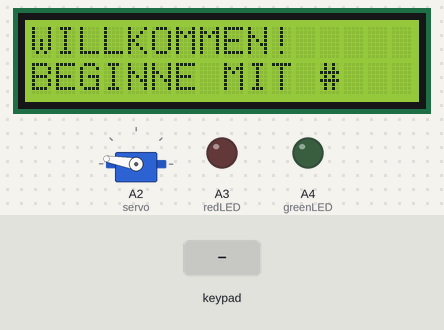
A sketch run on a simulated Arduino Uno, built with avr-gcc and run on an emulated ATmega328P. On the bench: servo, 16×2 character LCD, output pins drawn as LEDs (lit = HIGH). The test bench sets the inputs (shaded band).

Above: at 1.4 s.
1.5 s: key '#' pressed
At 3.0 s:
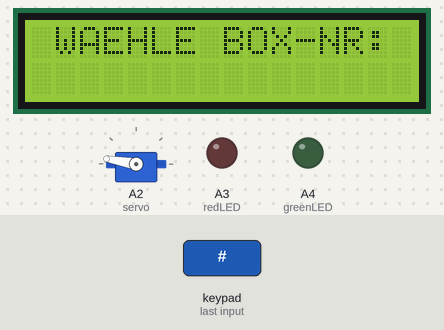
3.3 s: keypad keys 4 7 8 6 D pressed 0.4 s apart
At 6.2 s:
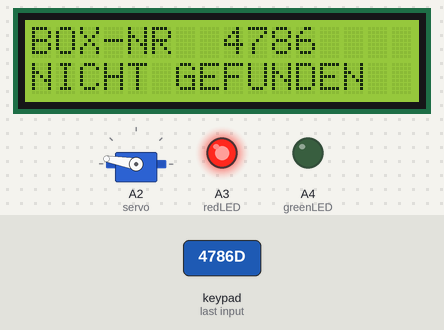
6.8 s: keypad keys 4 7 8 6 # pressed 0.4 s apart
At 9.8 s:
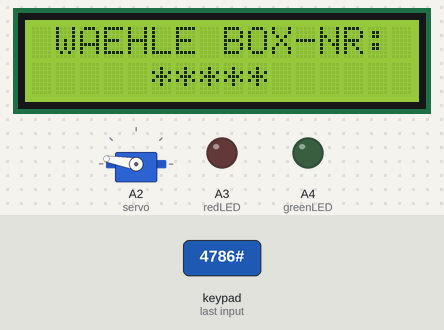
10.3 s: key 'D' pressed
At 11.6 s:
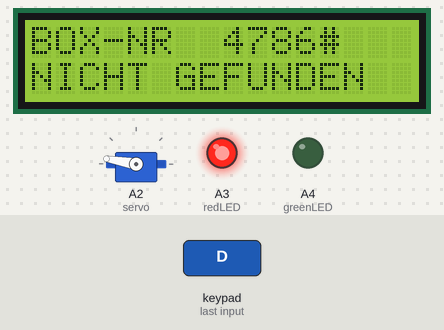
13.3 s: keypad keys 3 3 3 D pressed 0.4 s apart
At 15.8 s:
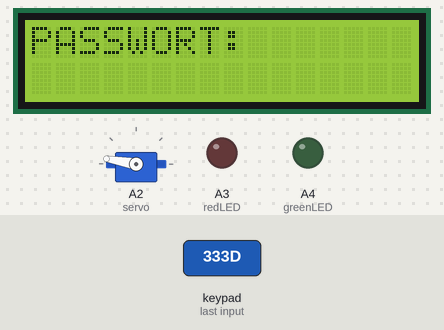
16.4 s: keypad keys 1 3 9 7 D pressed 0.4 s apart
At 18.8 s:
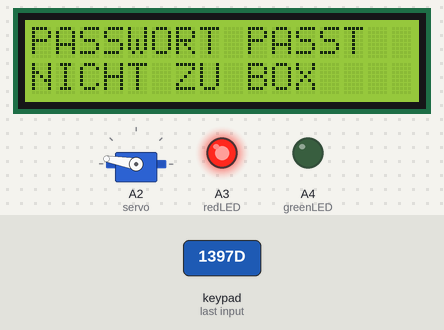
Timing chart, 0 to 20.9 s (numbered marks = the images above; inputs shaded):
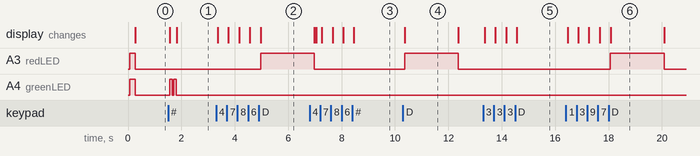

The sketch:

depositbox.ino
```cpp
// adapted from: https://srituhobby.com/how-to-make-a-secure-arduino-based-lock-with-keypad-and-lcd-display/

#include <Servo.h>
#include <LiquidCrystal.h>
#include <Keypad.h>
#include <Password.h>

Servo servo;
LiquidCrystal lcd(A0, A1, 10, 11, 12, 13);

// FOR RESETTING CODES
// String newPasswordString; //hold the new password
// char newPassword[6]; //charater string of newPasswordString
byte a = 5;
bool doorOpen = false;

// String newBoxNrString; //hold the new box nr
// char newBoxNr[6]; //charater string of box nr
// //byte b = 5;
// //bool valueBoxNr = true;

Password password = Password("4786"); //Enter your password
Password boxNr = Password("333");

byte maxPasswordLength = 6;
byte currentPasswordLength = 0;

byte maxBoxNrLength = 6;
byte currentBoxNrLength = 0;

String boxes[] = {"330", "331","332","333"};
String guessedBoxNr = "";
bool boxExists = false;

//keypad
const byte ROWS = 4; // Four rows
const byte COLS = 4; // Four columns
char keys[ROWS][COLS] = {
  {'D', 'C', 'B', 'A'},
  {'#', '9', '6', '3'},
  {'0', '8', '5', '2'},
  {'*', '7', '4', '1'},
};
byte rowPins[ROWS] = {2, 3, 4, 5};
byte colPins[COLS] = {6, 7, 8, 9};

//LEDs
const byte redLED = A3;
const byte greenLED = A4;

Keypad keypad = Keypad( makeKeymap(keys), rowPins, colPins, ROWS, COLS );

//bool boxNr = false;

// phase 0 = start screen --> need to press '#'
// phase 1 = enter box number
// phase 2 = enter password
// repeat phases 1&2 if not entered correctly
int phase = 0;

void setup() {
  //Serial.begin(9600);
  //use analog pins as digital pins (possible on Arduino Uno)
  pinMode(A0, OUTPUT);
  pinMode(A1, OUTPUT);
  pinMode(A2, OUTPUT);
  pinMode(A3, OUTPUT);
  pinMode(A4, OUTPUT);
  servo.attach(A2);
  servo.write(170);
  // start screen
  lcd.begin(16,2);
  // check that LEDs are working
  digitalWrite(redLED, HIGH);
  digitalWrite(greenLED, HIGH);
  delay(200);
  digitalWrite(redLED, LOW);
  digitalWrite(greenLED, LOW);
}

void loop() {

  // phase 0: start the process with the '#' key
  if (phase == 0){

    lcd.setCursor(0, 0);
    lcd.print("WILLKOMMEN!");
    lcd.setCursor(0, 1);
    lcd.print("BEGINNE MIT #");
    char key = keypad.getKey();
    if (key != NO_KEY) {
      delay(60);
      if (key == '#') {
        lcd.clear();
        blinkGreenLED();
        phase = 1;
      }
    }
  }
  // phase 1: if process started, type in box nr first
  else if (phase==1) {
    lcd.setCursor(1, 0);
    lcd.print("WAEHLE BOX-NR:");
    char key = keypad.getKey();
    if (key != NO_KEY) {
      delay(60);
      //clear input
      if (key == 'C') {
        resetBoxNr();
      }
      // "done" - evaluate input
      else if (key == 'D') {
        lcd.clear();
        checkBoxNr();
      }
      else {
          processNumberKey(key);
      }
    }
  }
  // phase 2
  else if (phase == 2) {
    lcd.setCursor(0, 0);
    lcd.print("PASSWORT:");

    char key = keypad.getKey();
    if (key != NO_KEY) {
      delay(60);
      //'clear' input
      if (key == 'C') {
        resetPassword();
      }
      //'done' - evaluate input
      else if (key == 'D') {
        if (doorOpen == false) {
          checkPassword();
        }
      }
      else {
        processNumberKey(key);
      }
    }
  }
  // phase 3 - let players choose how to proceed
  // choose new box or try other password for current box
  else if (phase ==3) {
    lcd.setCursor(0, 0);
    lcd.print("ANDERE BOX? -> A");
    lcd.setCursor(0, 1);
    lcd.print("ANDERES PW? -> B");
    char choice = keypad.getKey();
    if (choice != NO_KEY) {
      delay(60);
      if (choice == 'A') {
        resetBoxNr();
        resetPassword();
        lcd.clear();
        phase = 1;
      } else if (choice == 'B') {
        resetPassword();
        lcd.clear();
        phase = 2;
      }
    }
  }
  // phase 4 - door is open, waiting to be closed
  else {
    lcd.setCursor(0, 0);
    lcd.print("ZUM SCHLIESSEN");
    lcd.setCursor(0, 1);
    lcd.print("DRUECKE *");

    char key = keypad.getKey();
    // lock the door again
    if (key == '*') {
      if (doorOpen == true) {
        lcd.clear();
        lockDoor();
        doorOpen = false;
      }
    }
  }
}

// check if the entered box number exists (doesn't have to be the correct box yet)
void checkBoxNr() {
  for (int n=1; n<=4; n++) {
    if (guessedBoxNr==boxes[n]) {
      boxExists = true;
      phase = 2;
    }
  }
  if(boxExists==false) {
    digitalWrite(redLED, HIGH);
    lcd.setCursor(0, 0);
    lcd.print("BOX-NR");
    lcd.setCursor(8,0);
    lcd.print(guessedBoxNr);
    lcd.setCursor(0, 1);
    lcd.print("NICHT GEFUNDEN");
    delay(2000);
    lcd.clear();
    resetBoxNr();
    resetLEDs();
  }
  a = 5;
}

void processNumberKey(char key) {
  lcd.setCursor(a, 1);
  lcd.print("*");
  a++;
  if (a == 11) {
    a = 5;
  }
  if (phase == 1) {
    currentBoxNrLength++;
    boxNr.append(key);
    guessedBoxNr+=key;

    if (currentBoxNrLength == maxBoxNrLength) {
      lcd.clear();
      checkBoxNr();
    }
  } else {
    currentPasswordLength++;
    password.append(key);

    if (currentPasswordLength == maxPasswordLength) {
      checkPassword();
    }
  }
}

void checkPassword() {
  resetLEDs();
  if (password.evaluate() && boxNr.evaluate()) {
    digitalWrite(greenLED, HIGH);
    lcd.clear();
    lcd.setCursor(0, 0);
    lcd.print("KORREKT");
    lcd.setCursor(0, 1);
    lcd.print("TUER OEFFNEN...");
    openDoor();
  } else {
    digitalWrite(redLED, HIGH);
    lcd.clear();
    lcd.setCursor(0, 0);
    lcd.print("PASSWORT PASST");
    lcd.setCursor(0, 1);
    lcd.print("NICHT ZU BOX");
    delay(2000);
    lcd.clear();
    resetLEDs();
    // phase for the user to choose how to proceed
    // choose new box or try another password for current box
    phase = 3;
  }
  a = 5;
}

void openDoor() {
  doorOpen = true;
  servo.write(10);
  delay(2000);
  phase = 4;
  resetPassword();
  resetBoxNr();
  lcd.clear();
}

//resets guessed password
void resetPassword() {
  password.reset();
  currentPasswordLength = 0;
  a = 5;
  lcd.clear();
}

//resets guessed box-nr
void resetBoxNr() {
  boxNr.reset();
  guessedBoxNr="";
  currentBoxNrLength = 0;
  a = 5;
  lcd.clear();
}

//void changePassword() {
//  newPasswordString = "1234";
//  newPasswordString.toCharArray(newPassword, newPasswordString.length() + 1); //convert string to char array
//  password.set(newPassword);
//  resetPassword();
//  lcd.clear();
//  lcd.setCursor(0, 0);
//  lcd.print("Password changed");
//  delay(1000);
//  lcd.clear();
//}

void lockDoor() {
  servo.write(170);
  resetAll();
  phase = 0;
  // resetLEDs();
  // if (password.evaluate() && boxNr.evaluate()) {
  //   digitalWrite(greenLED, HIGH);
  //   servo.write(110);
  //   delay(100);
  //   lcd.setCursor(0, 0);
  //   lcd.print("CORRECT PASSWORD");
  //   lcd.setCursor(2, 1);
  //   lcd.print("DOOR LOCKED");
  //   delay(2000);
  //   lcd.clear();
  //   resetBoxNr();
  // } else {
  //   digitalWrite(redLED, HIGH);
  //   lcd.clear();
  //   lcd.setCursor(0, 0);
  //   lcd.print("PASSWORT PASST");
  //   lcd.setCursor(0, 1);
  //   lcd.print("NICHT ZU BOX");
  //   delay(2000);
  //   lcd.clear();
  // }
  // a = 5;
  // resetLEDs();
  // resetPassword();
}

void resetLEDs() {
  digitalWrite(greenLED, LOW);
  digitalWrite(redLED, LOW);
}

void blinkGreenLED() {
  digitalWrite(greenLED, HIGH);
  delay(100);
  digitalWrite(greenLED, LOW);
  delay(50);
  digitalWrite(greenLED, HIGH);
  delay(100);
  digitalWrite(greenLED, LOW);
}

void resetAll(){
  a=5;
  boxExists = false;
  resetLEDs();
  resetPassword();
  resetBoxNr();
}
```

Measured:
- after the input at 1.5 s, A4 (greenLED): alternates HIGH for 0.10 s and LOW for 0.05 s, 4 changes in all, then stays LOW, starting after 0.07 s; the display: first changes after 0.07 s (image 1 shows a later state)
- after the input at 3.3 s, A3 (redLED): LOW → HIGH after 1.7 s; the display: first changes after 0.06 s (image 2 shows a later state)
- after the input at 6.8 s, the display: first differs from a run without the input after 0.26 s (image 3 shows a later state)
- after the input at 10.3 s, A3 (redLED): LOW → HIGH after 0.07 s, → LOW 2.0 s later; the display: changes after 0.07 s (image 4)
- after the input at 13.3 s, the display: first changes after 0.07 s (image 5 shows a later state)
- after the input at 16.4 s, A3 (redLED): LOW → HIGH after 1.7 s, → LOW 2.0 s later; the display: first changes after 0.07 s (image 6 shows a later state)
- what the display in image 4 shows lasts 2.0 s, from 10.4 s to 12.4 s
